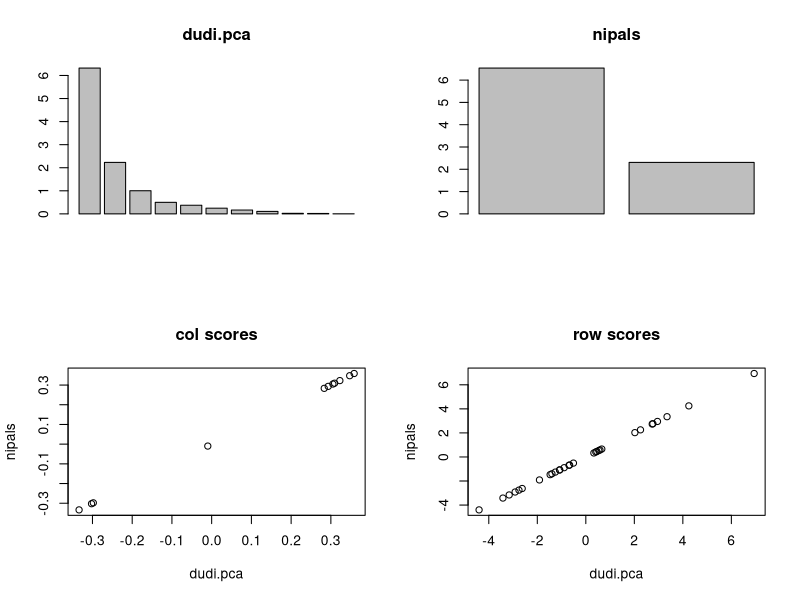

Recreate this plot in R.
library(ade4)


### Name: nipals
### Title: Non-linear Iterative Partial Least Squares (NIPALS) algorithm
### Aliases: nipals print.nipals scatter.nipals
### Keywords: multivariate

### ** Examples

data(doubs)
## nipals is equivalent to dudi.pca when there are no NA
acp1 <- dudi.pca(doubs$env, scannf = FALSE, nf = 2)
nip1 <- nipals(doubs$env)


if(adegraphicsLoaded()) {
  if(requireNamespace("lattice", quietly = TRUE)) {
    g1 <- s1d.barchart(acp1$eig, psub.text = "dudi.pca", p1d.horizontal = FALSE, plot = FALSE)
    g2 <- s1d.barchart(nip1$eig, psub.text = "nipals", p1d.horizontal = FALSE, plot = FALSE)
    g3 <- lattice::xyplot(nip1$c1[, 1] ~ acp1$c1[, 1], main = "col scores", xlab = "dudi.pca", 
      ylab = "nipals")
    g4 <- lattice::xyplot(nip1$li[, 1] ~ acp1$li[, 1], main = "row scores", xlab = "dudi.pca", 
      ylab = "nipals")
    G <- ADEgS(list(g1, g2, g3, g4), layout = c(2, 2))
  }
  
} else {
  par(mfrow = c(2, 2))
  barplot(acp1$eig, main = "dudi.pca")
  barplot(nip1$eig, main = "nipals")
  plot(acp1$c1[, 1], nip1$c1[, 1], main = "col scores", xlab = "dudi.pca", ylab = "nipals")
  plot(acp1$li[, 1], nip1$li[, 1], main = "row scores", xlab = "dudi.pca", ylab = "nipals")
}

## Not run: 
##D ## with NAs:
##D doubs$env[1, 1] <- NA
##D nip2 <- nipals(doubs$env)
##D cor(nip1$li, nip2$li)
##D nip1$eig
##D nip2$eig
## End(Not run)
